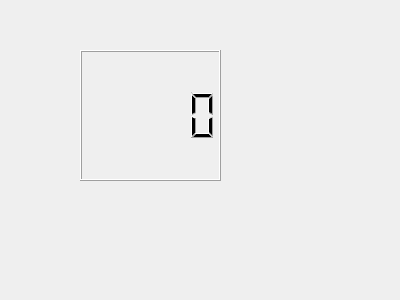
<?xml version="1.0" encoding="UTF-8"?>
<ui version="4.0">
 <class>MyTimerEvent</class>
 <widget class="QWidget" name="MyTimerEvent">
  <property name="geometry">
   <rect>
    <x>0</x>
    <y>0</y>
    <width>400</width>
    <height>300</height>
   </rect>
  </property>
  <property name="windowTitle">
   <string>Form</string>
  </property>
  <widget class="QLCDNumber" name="lcdNumber">
   <property name="geometry">
    <rect>
     <x>80</x>
     <y>50</y>
     <width>141</width>
     <height>131</height>
    </rect>
   </property>
  </widget>
 </widget>
 <resources/>
 <connections/>
</ui>
